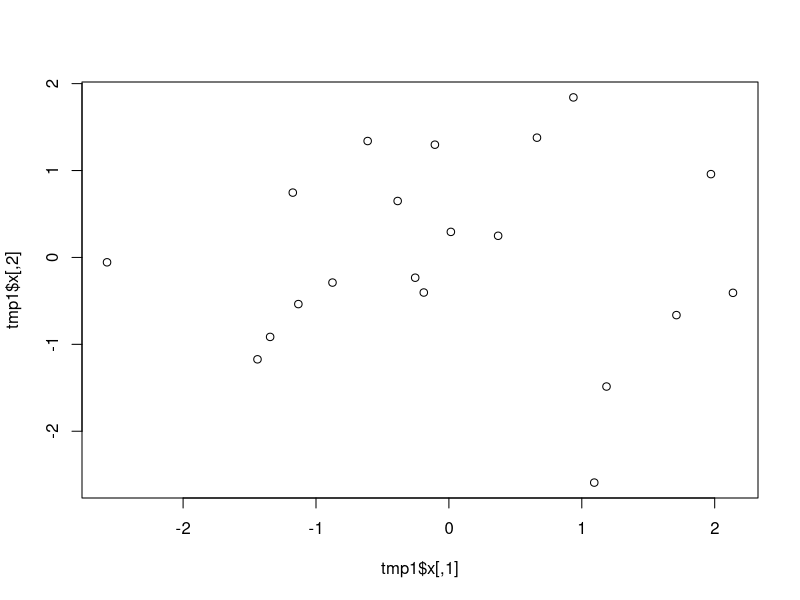
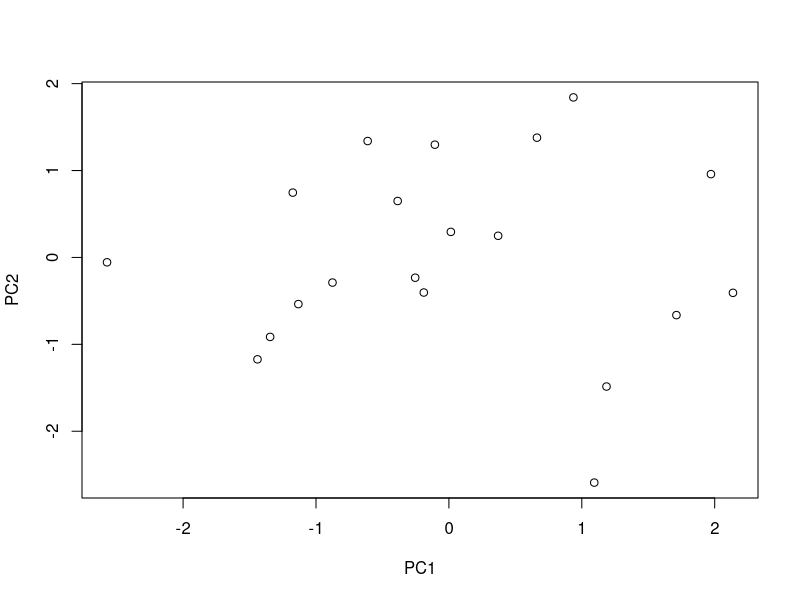

Generate these figures, in order, with R:
# a fast implementation of PCA for calculating the first several, but not all, PCs.
# see https://stats.stackexchange.com/questions/134282/relationship-between-svd-and-pca-how-to-use-svd-to-perform-pca
# for math

fast.pca <- function(data, n.pc = 2, scale = TRUE) {
  # data is sample by variable
  # n.pc is number of PCs to be calculated
  # return a list, with PCs res$x
  res <- list()
  res$center <- apply(data, 2, mean)
  res$scale <- apply(data, 2, sd)
  # we must center the data for quick calculation
  data <- sweep(data, 2, res$center, FUN = '-')
  # scale the data
  if (scale == TRUE) {
    data <- sweep(data, 2, res$scale, FUN = '/')
  }

  # svd
  # calculate the first pcs
  data.svd <- svd(data, nu = n.pc, nv = 0)
  res$x <- data.svd$u %*% diag(data.svd$d[1:n.pc])

  return(res)
}



data <- matrix(rnorm(100), nrow = 20, ncol = 5)
tmp1 <- fast.pca(data)
tmp1$center
tmp1$scale
tmp1$x
plot(tmp1$x)

tmp2 <- prcomp(data, center = TRUE, scale. = TRUE)
tmp2$center
tmp2$scale
tmp2$x
plot(tmp2$x[, 1:2])

n <- 1000
p <- 5000
data <- matrix(rnorm(n*p), nrow = n, ncol = p)
system.time(fast.pca(data))
system.time(prcomp(data, center = TRUE, scale. = TRUE))
